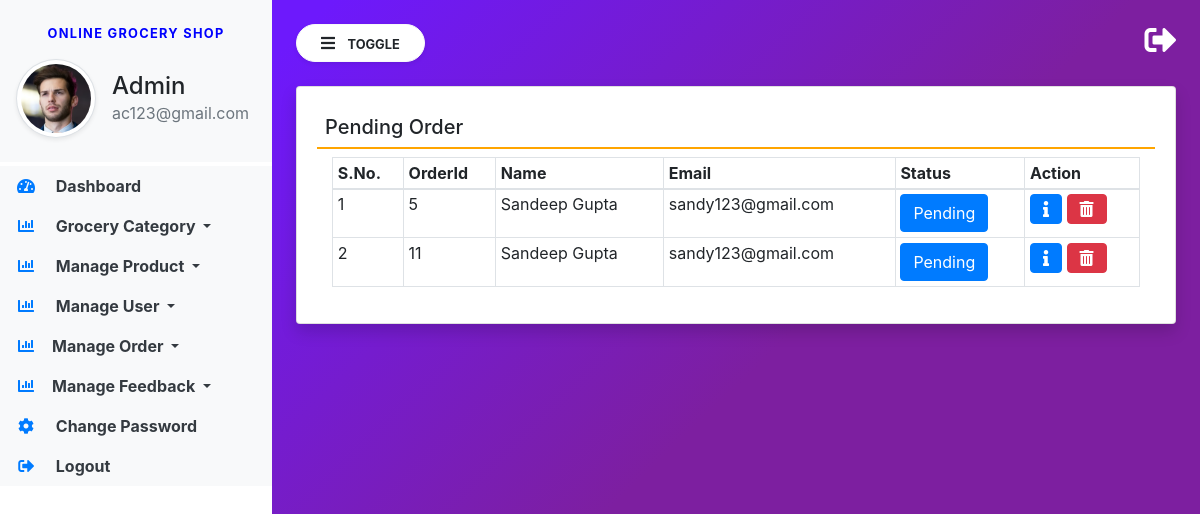
Page /manage-order/?action=1 (signed in) on the earlier database version.
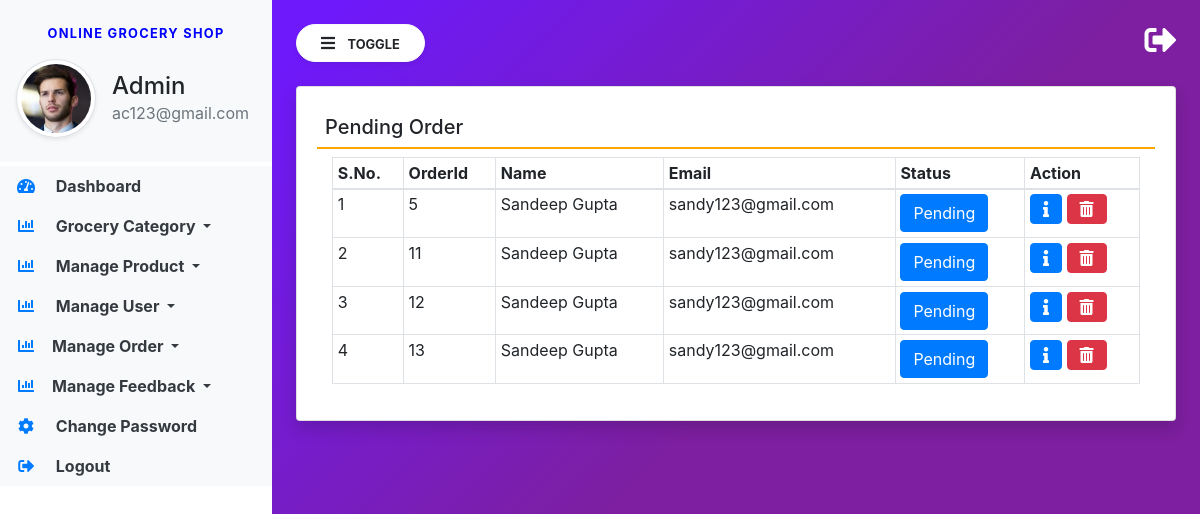
Same page on the later database version.
### groceryapp/models.py (models this page shows, shortened)
class Booking(models.Model):
    user = models.ForeignKey(User, on_delete=models.CASCADE, null=True, blank=True)
    product = models.TextField(default={'objects': []}, null=True, blank=True)
    total = models.CharField(max_length=100, null=True, blank=True)
    status = models.IntegerField(choices=ORDERSTATUS, default=1)
    created = models.DateTimeField(auto_now_add=True)
    updated = models.DateTimeField(auto_now=True)

### groceryapp/views.py (the view)
# urls.py: path('manage-order/', manage_order, name="manage_order"),
def manage_order(request):
    if not request.user.is_staff:
        return redirect('admin_login')
    action = request.GET.get('action', 0)
    order = Booking.objects.filter(status=int(action))
    order_status = ORDERSTATUS[int(action)-1][1]
    if int(action) == 0:
        order = Booking.objects.filter()
        order_status = 'All'
    return render(request, 'manage_order.html', locals())

### groceryapp/models.py (called while the page is built)
    def __str__(self):
        return self.name

### groceryapp/templatetags/custom_tags.py (called while the page is built)
@register.filter()
def get_product(productli):
    try:
        productli = productli.replace("'", '"')
        myli = json.loads(str(productli))['objects'][0]
        print(myli)
        pro_li = []
        for i, j in myli.items():
            pro_li.append(int(i))
        product = Product.objects.filter(id__in=pro_li)
        print(product)
        return product
    except:
        return None

@register.simple_tag
def get_qty(pro, bookid):
    try:
        book = Booking.objects.get(id=bookid)
        productli = book.product.replace("'", '"')
        myli = json.loads(str(productli))['objects'][0]
        return myli[str(pro)]
    except:
        return 0

### groceryapp/templates/manage_order.html (shortened to what this page needs)
{% extends 'admin_base.html' %}
{% block main %}
{% load custom_tags %}
<div class="card shadow">
    <div class="card-body">
        <h5 class="p-2" style="border-bottom: 2px solid orange;">{{order_status}} Order</h5>
        <div class="container-fluid">
            <table class="table table-bordered table-sm" id="example">
                <thead>
                <tr>
                    <th>S.No.</th>
                    <th>OrderId</th>
                    <th>Name</th>
                    <th>Email</th>
                    <th>Status</th>
                    <th>Action</th>
                </tr>
                </thead>
                <tbody>
                {% for i in order %}
                <tr>
                    <td>{{forloop.counter}}</td>
                    <td>{{i.id}}</td>
                    <td>{{i.user.first_name}} {{i.user.last_name}}</td>
                    <td>{{i.user.username}}</td>
                    <td>
                        <a href="/admin-order-track/{{i.id}}/" class="btn btn-primary" title="Track Status">{{i.get_status_display}}</a>
                    </td>
                    <td>
                        <button type="button" class="btn btn-primary" data-toggle="modal" data-target="#exampleModal-{{forloop.counter}}">
                          <i class="fas fa-info"></i>
                        </button>
                        <a href="/delete-order/{{i.id}}/?action={{request.GET.action}}" class="btn btn-danger"
                           onclick="return confirm('Are You Sure?')">
                            <i class="fas fa-trash-alt"></i>
                        </a>
                    </td>
                </tr>
                {% endfor %}
                </tbody>
            </table>
        </div>
    </div>
</div>
{% endblock %}

Differences in the rows shown:
added Booking: id "12", user.first_name "Sandeep", user.last_name "Gupta", user.username "sandy123@gmail.com", status "Pending"
added Booking: id "13", user.first_name "Sandeep", user.last_name "Gupta", user.username "sandy123@gmail.com", status "Pending"
